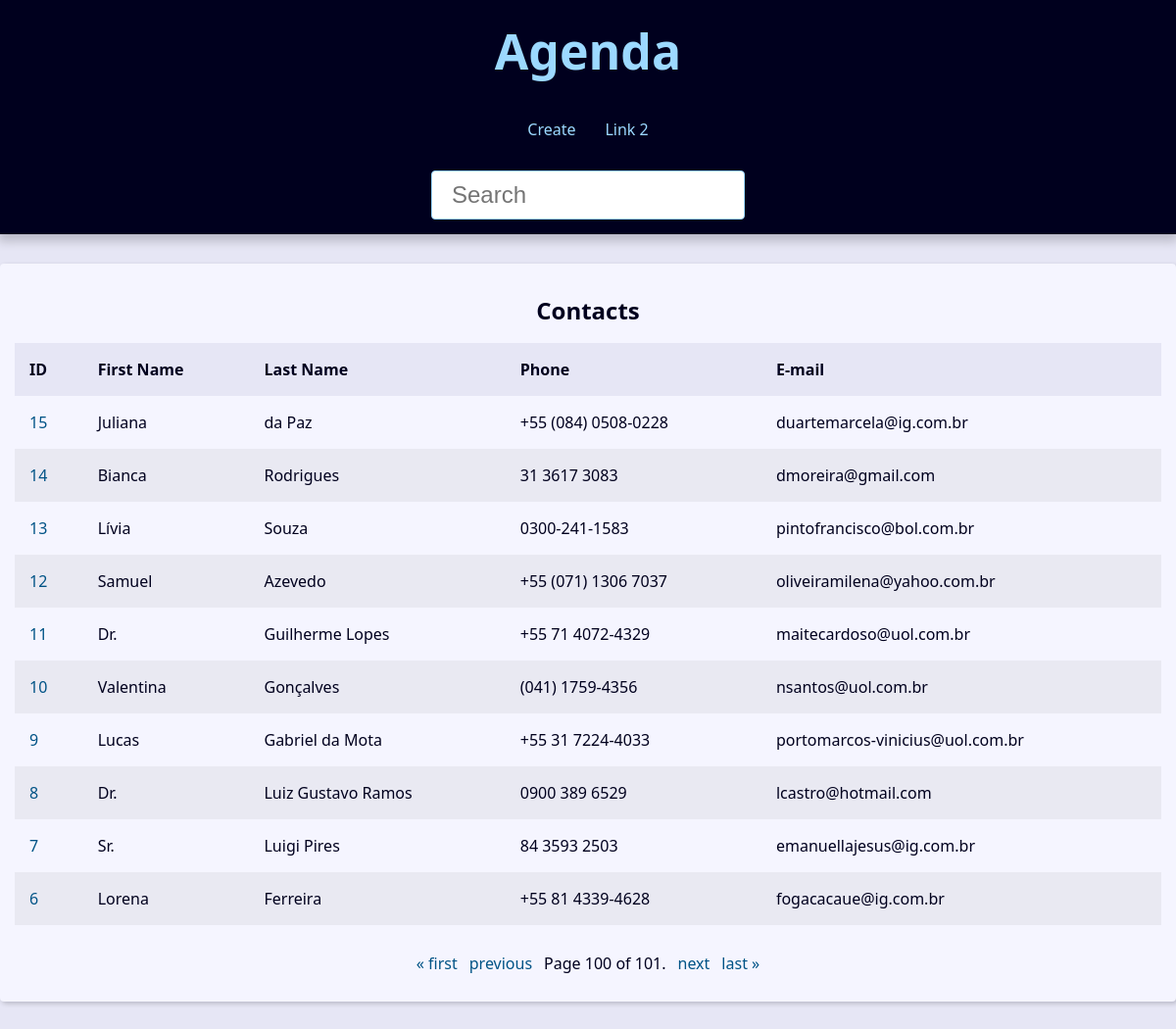
Page /?page=100&q= on the committed database.
### contact/models.py (models this page shows, shortened)
class Contact(models.Model):
    first_name = models.CharField(max_length=50)
    last_name = models.CharField(max_length=50, blank=True)
    phone = models.CharField(max_length=50)
    email = models.EmailField(max_length=254)
    created_date = models.DateTimeField(default=timezone.now)
    description = models.TextField(blank=True)
    show = models.BooleanField(default=True)
    picture = models.ImageField(blank=True, upload_to='pictures/%Y/%m/')
    category = models.ForeignKey(
        Category,
        on_delete=models.SET_NULL,
        blank=True, null=True,
    )
    owner = models.ForeignKey(
        User,
        on_delete=models.SET_NULL,
        blank=True, null=True,
    )

### contact/views/contact_views.py (the view)
# urls.py: path('', views.index, name='index'),
def index(request):
    contacts = Contact.objects\
        .filter(show=True)\
        .order_by('-id')
    paginator = Paginator(contacts, 10)
    page_number = request.GET.get("page")
    page_obj = paginator.get_page(page_number)
    context = {
        'page_obj': page_obj,
        'site_title': 'Contatos - ',
    }
    return render(
        request,
        'contact/index.html',
        context,
    )

### contact/templates/contact/index.html
{% extends 'global/base.html' %}
{% block content %}
{% if page_obj %}
    <div class="responsive-table">
        <table class="contacts-table">
            <caption class ="table-caption">
                Contacts
            </caption>
            <thead>
                <tr class="table-row table-row-header">
                    <th class="table-header">ID</th>
                    <th class="table-header">First Name</th>
                    <th class="table-header">Last Name</th>
                    <th class="table-header">Phone</th>
                    <th class="table-header">E-mail</th>
                </tr>
            </thead>
            <tbody>
                {% for contact in page_obj  %}
                    <tr class="table-row">
                        <td class="table-cel">
                            <a
                                class="table-link"
                                href="{% url 'contact:contact' contact.id %}"
                            >
                                {{ contact.id }}
                            </a>
                        </td>
                        <td class="table-cel">
                            {{ contact.first_name }}
                        </td>
                        <td class="table-cel">
                            {{ contact.last_name }}
                        </td>
                        <td class="table-cel">
                            {{ contact.phone }}
                        </td>
                        <td class="table-cel">
                            {{ contact.email }}
                        </td>
                    </tr>
                {% endfor %}
            </tbody>
        </table>
    </div>
{% else %}
            <div class="single-contact">
        <h1 class="single-contact-name">
            Nenhum contato encontrado
        </h1>
    </div>
{% endif %}
{% endblock content %}

### base_static/global/css/style.css (style rules this page uses)
:root { --spacing: 1.5rem; --link-dark-color: rgb(0, 83, 134); --link-light-color: rgb(156, 217, 255); --clr-white: rgb(245, 245, 255); --clr-black: rgb(0, 0, 30); --clr-light-gray: rgb(230, 230, 245); --clr-dark-shadow-5: rgba(0, 0, 10, 5%); --clr-dark-shadow-10: rgba(0, 0, 10, 10%); --clr-dark-shadow-20: rgba(0, 0, 10, 20%); --clr-light-shadow-5: rgba(200, 200, 255, 5%); --clr-light-shadow-10: rgba(200, 200, 255, 10%); --clr-light-shadow-20: rgba(200, 200, 255, 20%); --main-page-width: 120rem; --table-min-width: 60rem; --biggest-font-size: 5rem; --bigger-font-size: 4rem; --big-font-size: 3.2rem; --medium-font-size: 2.4rem; --small-font-size: 1.6rem; --smaller-font-size: 1.4rem; --smallest-font-size: 1.2rem; --transition-fast: 300ms; --transition-medium: 600ms; --transition-slow: 1s; --default-border-radius: 4px; }
*, *::before, *::after { margin: 0; padding: 0; box-sizing: border-box; }
html { font-size: 62.5%; }
body { font-family: system-ui, -apple-system, BlinkMacSystemFont, 'Segoe UI', Roboto, Oxygen, Ubuntu, Cantarell, 'Open Sans', 'Helvetica Neue', sans-serif; line-height: 1.5; font-size: var(--small-font-size); color: var(--clr-black); -webkit-font-smoothing: antialiased; background: var(--clr-light-gray); }
.responsive-table { width: 100%; overflow-x: auto; }
.contacts-table { width: 100%; min-width: var(--table-min-width); border-collapse: collapse; }
.table-caption { font-size: var(--medium-font-size); font-weight: bold; padding: var(--spacing); }
.table-row { text-align: left; text-overflow: ellipsis; transition: background-color var(--transition-fast) ease-in-out; }
.table-row:nth-of-type(2n) { background: var(--clr-dark-shadow-5); }
.table-row-header { background: var(--clr-light-gray); color: var(--clr-black); }
.table-cel, .table-header { padding: var(--spacing); }
.table-link { color: var(--link-dark-color); transition: color var(--transition-fast) ease-in-out; text-decoration: none; }

### rows in the picture
Contact: id "15", first_name "Juliana", last_name "da Paz", phone "+55 (084) 0508-0228", email "duartemarcela@ig.com.br"
Contact: id "14", first_name "Bianca", last_name "Rodrigues", phone "31 3617 3083", email "dmoreira@gmail.com"
Contact: id "13", first_name "Lívia", last_name "Souza", phone "0300-241-1583", email "pintofrancisco@bol.com.br"
Contact: id "12", first_name "Samuel", last_name "Azevedo", phone "+55 (071) 1306 7037", email "oliveiramilena@yahoo.com.br"
Contact: id "11", first_name "Dr.", last_name "Guilherme Lopes", phone "+55 71 4072-4329", email "maitecardoso@uol.com.br"
Contact: id "10", first_name "Valentina", last_name "Gonçalves", phone "(041) 1759-4356", email "nsantos@uol.com.br"
Contact: id "9", first_name "Lucas", last_name "Gabriel da Mota", phone "+55 31 7224-4033", email "portomarcos-vinicius@uol.com.br"
Contact: id "8", first_name "Dr.", last_name "Luiz Gustavo Ramos", phone "0900 389 6529", email "lcastro@hotmail.com"
Contact: id "7", first_name "Sr.", last_name "Luigi Pires", phone "84 3593 2503", email "emanuellajesus@ig.com.br"
Contact: id "6", first_name "Lorena", last_name "Ferreira", phone "+55 81 4339-4628", email "fogacacaue@ig.com.br"

### other values in the picture
{{ page_obj.number }} "100"
{{ page_obj.paginator.num_pages }} "101"
